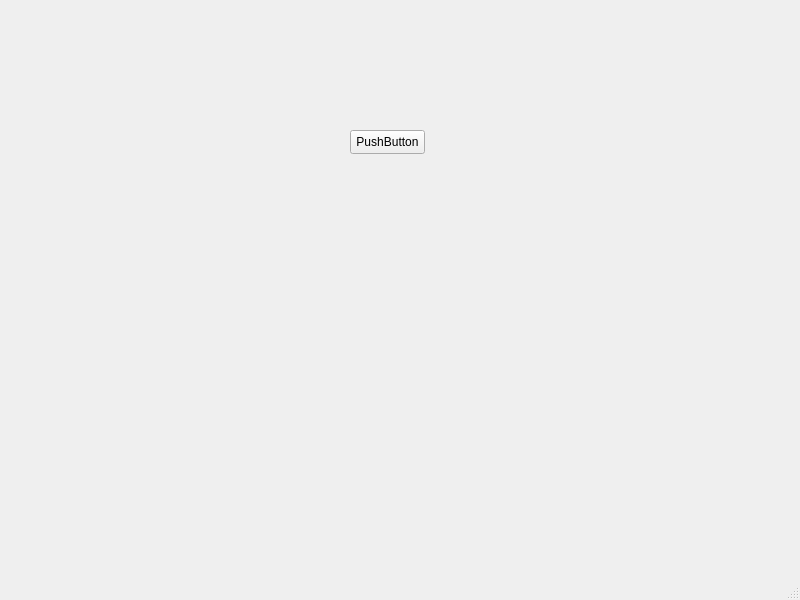
<?xml version="1.0" encoding="UTF-8"?>
<ui version="4.0">
 <class>MainWindow</class>
 <widget class="QMainWindow" name="MainWindow">
  <property name="geometry">
   <rect>
    <x>0</x>
    <y>0</y>
    <width>800</width>
    <height>600</height>
   </rect>
  </property>
  <property name="windowTitle">
   <string>MainWindow</string>
  </property>
  <widget class="QWidget" name="centralwidget">
   <widget class="QPushButton" name="pushButton">
    <property name="geometry">
     <rect>
      <x>350</x>
      <y>130</y>
      <width>75</width>
      <height>24</height>
     </rect>
    </property>
    <property name="text">
     <string>PushButton</string>
    </property>
   </widget>
   <widget class="QStackedWidget" name="stackedWidget">
    <property name="geometry">
     <rect>
      <x>19</x>
      <y>9</y>
      <width>711</width>
      <height>481</height>
     </rect>
    </property>
    <widget class="QWidget" name="page"/>
    <widget class="QWidget" name="page_2"/>
   </widget>
  </widget>
  <widget class="QMenuBar" name="menubar">
   <property name="geometry">
    <rect>
     <x>0</x>
     <y>0</y>
     <width>800</width>
     <height>22</height>
    </rect>
   </property>
  </widget>
  <widget class="QStatusBar" name="statusbar"/>
 </widget>
 <resources/>
 <connections/>
</ui>
